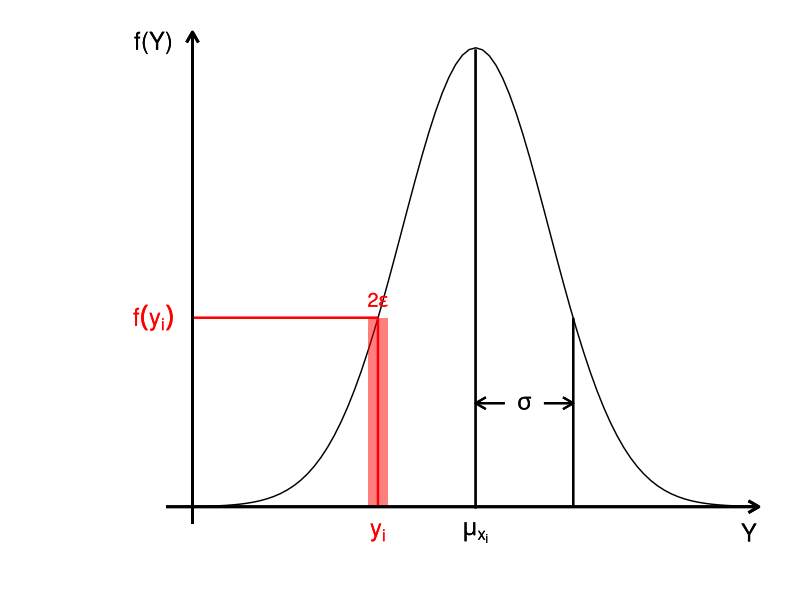
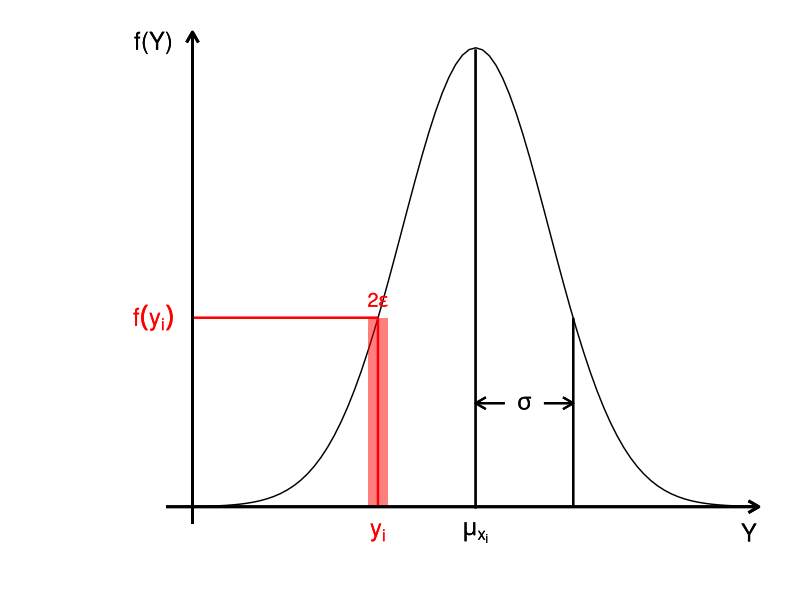

Write R code to recreate these figures, in order.
library(ggplot2)
library(ggthemes)
library(ggpubr)
library(magrittr)
library(grid)

# our color scale for the book
cols = viridisLite::viridis(3)
wendepunkt_hoehe = 0.219
liniendicke = 0.75
achsendicke = 1


p1 <- ggplot(data = data.frame(A = c(-3.5, 2.5)), aes(A)) + 
            
  stat_function(fun = dnorm, n = 101, args = list(mean = 0, sd = 0.75)) + 
  ylab("") +
  xlab("") +
  scale_y_continuous(breaks = NULL) +  # hide axis scaling
  scale_x_continuous(breaks = NULL) +
  geom_segment(aes(x = 0, y = -0.002, xend = 0, yend = 0.53), 
               size = liniendicke) + # vertical line to max
  geom_segment(aes(x = 1, y = 0, xend = 1, yend = wendepunkt_hoehe), 
               size = liniendicke) + # vertical line to the right inflection point
  geom_segment(aes(x = -1, y = 0, xend = -1, 
                   yend = wendepunkt_hoehe),      # vertical red line to the left inflection point
               colour = "red", size = liniendicke ) + 
  geom_segment(aes(x = -1, y = wendepunkt_hoehe,  # horizontal red line to the left inflection point
                   xend = -2.9, yend = wendepunkt_hoehe), 
               colour = "red", size = liniendicke ) +
  geom_rect(aes(xmin=-1.1, xmax=-0.9, ymin=0,       # 2 epsilon bar
                ymax=wendepunkt_hoehe), fill="red", alpha=0.3) + 
  geom_text(x=-1, y=0.24,                          # 2 epsilon label
            label=expression(paste("2",epsilon)), size=5, colour = "red") + 
  geom_segment(aes(x = 0.3, y = 0.12, xend = 0, yend = 0.12), # Left arrow  to sigma
               size = liniendicke,
               arrow = arrow(length = unit(0.3, "cm"))) + 
  geom_segment(aes(x = 0.7, y = 0.12, xend = 1, yend = 0.12), # right arrow  to sigma
               size = liniendicke,
               arrow = arrow(length = unit(0.3, "cm"))) + 
  geom_text(x=0.5, y=0.12, label=expression(sigma), size=6) + # sigma text
  geom_segment(aes(x = -2.9, y = -0.02, xend = -2.9, yend = 0.55), # y-axis
               size = achsendicke,
              arrow = arrow(length = unit(0.3, "cm"))) +
  geom_segment(aes(x = -3.9, y = 0, xend = 2.9, yend = 0),         # x-axis
               size = achsendicke,
               arrow = arrow(length = unit(0.3, "cm"))) +
  geom_text(x=0, y=-0.03,                # mu[xi] bottom text 
            label=expression(mu[x[i]]), 
            size=6) +
  geom_text(x=-1, y=-0.03,               # y[i] red bottom text
            label=expression(y[i]), 
            size=6 , colour = "red") +
  geom_text(x=2.8, y=-0.03, label=expression(Y), size=6, angle = 0) +
  geom_text(x=-3.3, y=0.54, label="f(Y)", size=6, angle = 0) +
  geom_text(x=-3.3, y=wendepunkt_hoehe, # f(...) red left text 
            label=expression(f(y[i])), 
            size=6, colour = "red", angle = 0) +
  # draw white square on top of right end of too long x-axis (work-around)
  geom_rect(aes(xmin=-4.0, xmax=-3.17, ymin=-0.02,  ymax=0.02), 
            fill="white", alpha=1) +
  theme_hc(base_size = 30) 
p1 

#save as pdf (with scale you change the thickness of lines,
#width=8.5cm is half a page width in the book)
ggsave(filename = "./kurve2_v2.pdf",
       p1, width = 8.5, height = 7, units = "cm", scale = 1.5)


